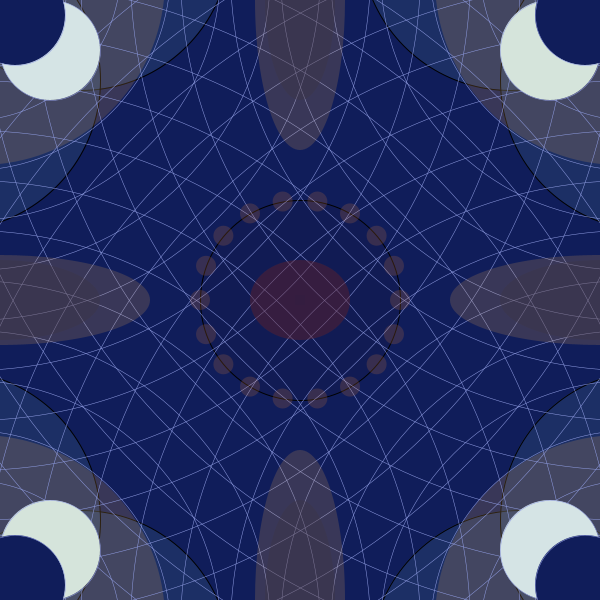
Frame 1 (no input)
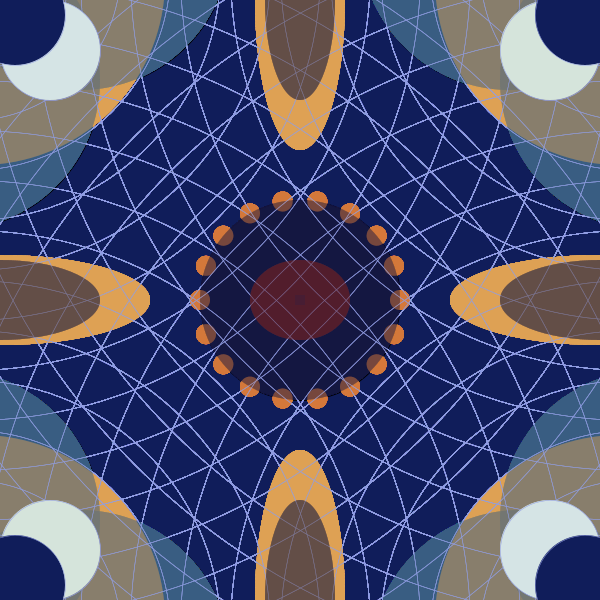
Frame 60 (the mouse pressed at the canvas centre just before this capture)
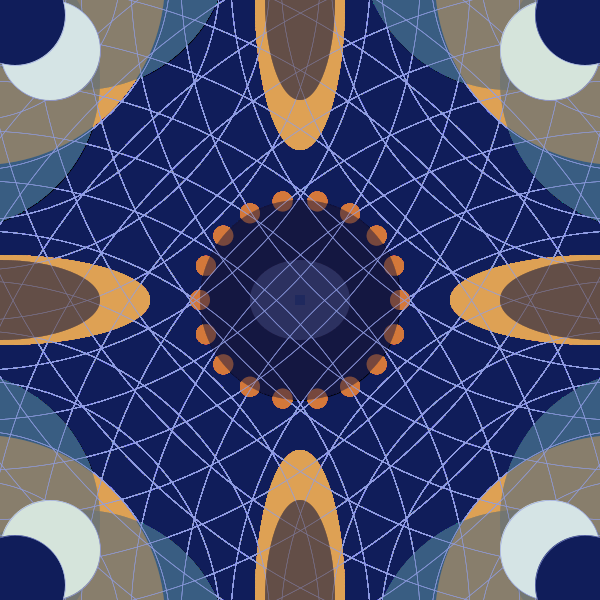
Frame 120 (the mouse held since frame 60 and released just before this capture)

The Processing sketch that drew these frames (run headless with seeded random() and noise(); from frame 60 on, the mouse is pressed at the canvas centre):

// Processing sketch: processing_40269
// ── processing_40269.pde

//pattern
//homework #3

void setup (){
size (600,600);
smooth ();
background(16,29,90);

}

void draw() {

{
 //colorstuff
 fill(22,23,64,60);
 ellipse(300,300,200,200);
 
   //lighterblue
 fill(57,95,131,70);
 ellipse(80,660,300,300);
 fill(57,95,131,70);
 ellipse(520,660,300,300);
 fill(57,95,131,70);
 ellipse(80,-60,300,300);
 fill(57,95,131,70);
 ellipse(510,-60,300,300);
 
 fill(57,95,131,70);
 ellipse(-50,80,300,300);
 fill(57,95,131,70);
 ellipse(650,80,300,300);
 fill(57,95,131,70);
 ellipse(-50,520,300,300);
 fill(57,95,131,70);
 ellipse(650,520,300,300);
 
 //orange
 noStroke();
 fill(225,165,82,50);
 ellipse(620,620,370,370);
 fill(225,165,82,50);
 ellipse(-20,-20,370,-370);
 fill(225,165,82,50);
 ellipse(-20,620,370,370);
 fill(225,165,82,50);
 ellipse(620,-20,370,370);
 

   //ripplethings
  {
  for(int i = 0;i < 100;i++) {
    noFill();
    strokeWeight(.5);
  stroke(144,157,227);
  ellipse(-30,-30,i*100,i*100);
  ellipse(630,630,i*100,i*100);
  ellipse(-30,630,i*100,i*100);
  ellipse(630,-30,i*100,i*100);
  }
  }
  
    smooth();
  //bluecrecentcircles
  fill(213,228,229);
  ellipse(50,50,100,100);
  fill(213,228,229);
  ellipse(550,550,100,100);
  fill(213,228,219);
  ellipse(50,550,100,100);
  fill(213,228,219);
  ellipse(550,50,100,100);

  //mooncuts
  fill(16,29,90);
  ellipse(15,15,100,100);
  fill(16,29,90);
  ellipse(585,15,100,100);
  fill(16,29,90);
  ellipse(15,585,100,100);
  fill(16,29,90);
  ellipse(585,585,100,100);
  
  
//centerthings
 noStroke();
 fill(96,128,191,20);
 ellipse(width/2,height/2,100,80);
 
 fill(16,29,90,50);
 rect(295,295,10,10);
 
  //overorange
 fill(22,23,64,97);
 ellipse(0,300,200,80);
 fill(22,23,64,97);
 ellipse(600,300,200,80);
 fill(22,23,64,97);
 ellipse(300,0,70,200);
 fill(22,23,64,97);
 ellipse(300,600,70,200);
 
 //orangeellipse's
 fill(225,165,82,50);
 ellipse(0,300,300,90);
 fill(225,165,82,50); 
 ellipse(600,300,300,90);
 fill(225,165,82,50); 
 ellipse(300,0,90,300);
 fill(225,165,82,50);
 ellipse(300,600,90,300);
 
//circles
fill(214,121,58,50);
noStroke();
smooth();
int radius = 100;
for (int deg = 0; deg <360; deg +=20) {
  float angle = radians(deg);
  float x = 300 + (cos(angle) * radius);
  float y = 300 + (sin(angle) * radius);
  ellipse(x,y,20,20);
  }
  
  if(dist(mouseX,mouseY,300,300) >50) { 
     fill(100,20,20,100);
     ellipse(width/2,height/2,100,80);
              }
  }
}
